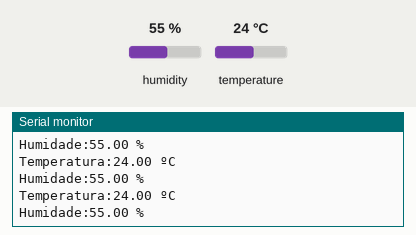
Simulated run of this sketch. Board: ESP8266 (NodeMCU). On the bench: the last lines printed to the serial monitor. The test bench sets the inputs (shaded band); at power-on: humidity 55 %, temperature 24 °C.

Above: at 2.8 s.
2.9 s: humidity set to 22 %
At 5.5 s:
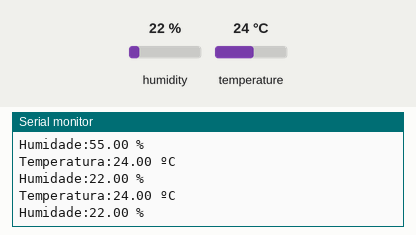
5.6 s: temperature set to 12 °C
At 6.5 s:
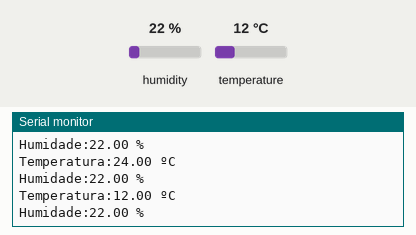
8.3 s: humidity set to 40 %
At 11.0 s:
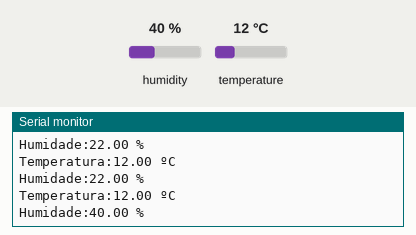
Timing chart, 0 to 12.5 s (numbered marks = the images above; inputs shaded):
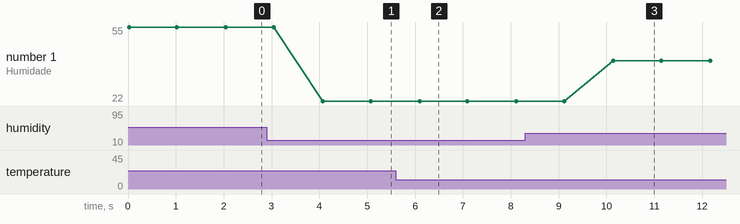

The sketch:

temperatura.ino.ino
```cpp
#include <ESP8266WiFi.h>
#include <DHT.h>
#include <Adafruit_Sensor.h>

#define DHTPIN 13          // D3
#define DHTTYPE DHT11     // DHT 11
DHT dht(DHTPIN, DHTTYPE);
void setup()
{
  Serial.begin(9600);
  dht.begin();
}

void loop()
{
    float humidade = dht.readHumidity();
     float temperatura = dht.readTemperature(); // or dht.readTemperature(true) for Fahrenheit

     Serial.print("Temperatura:"); Serial.print(temperatura);Serial.print(" ºC");
     Serial.println();
     Serial.print("Humidade:"); Serial.print(humidade);;Serial.print(" %");
      Serial.println();
      delay(1000);

}
```

Measured:
- after the input at 2.9 s, the serial monitor: prints a new line after 1.2 s (image 1)
- after the input at 5.6 s, the serial monitor: prints a new line after 0.49 s (image 2)
- after the input at 8.3 s, the serial monitor: prints a new line after 1.8 s (image 3)
- plotted number 1: 55 → 22 after the input at 2.9 s, 22 → 40 after the input at 8.3 s
